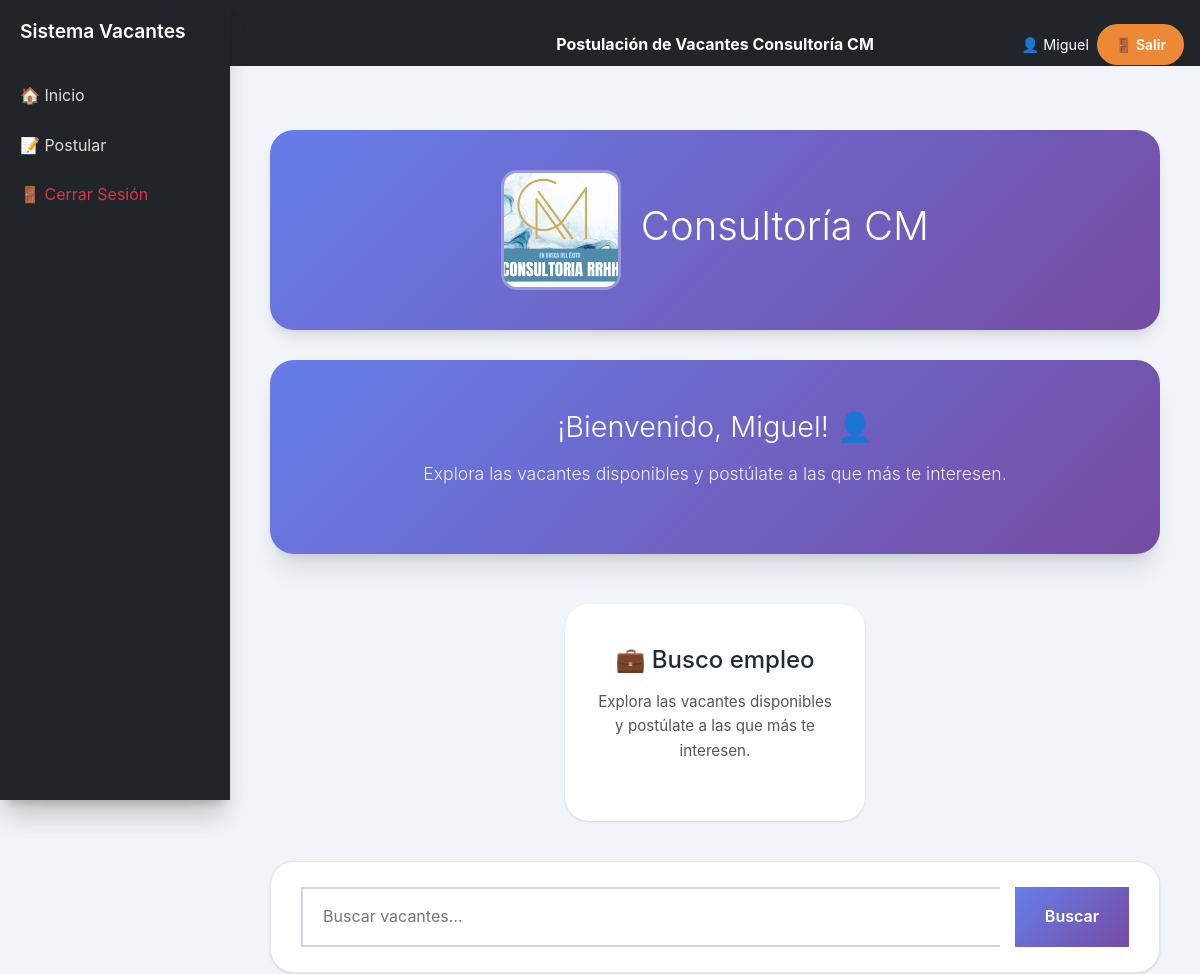
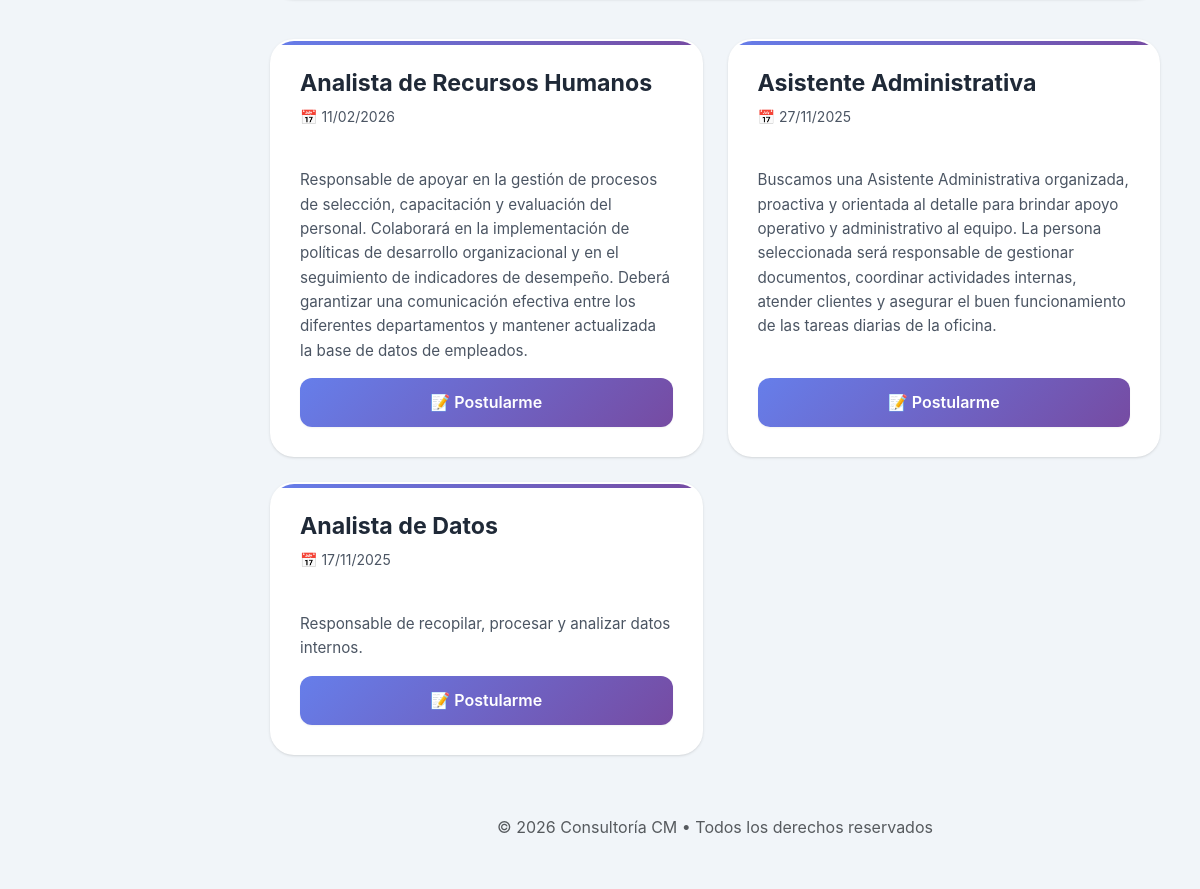
/home.php (signed in), run on the app's committed database (2 pictures, top to bottom).
### tables this page shows
CREATE TABLE `vacantes` (
  `id` int(11) NOT NULL,
  `titulo` varchar(200) NOT NULL,
  `descripcion` text NOT NULL,
  `requisitos` text NOT NULL,
  `departamento` varchar(150) NOT NULL,
  `fecha_publicacion` timestamp NOT NULL DEFAULT current_timestamp(),
  `estado` enum('abierta','cerrada') DEFAULT 'abierta'
);

### home.php (the view, shortened to what this page needs)
<?php
include 'includes/header.php';
include 'includes/sidebar.php';
include 'conexion.php';
$vacantesPorPagina = 6;
$pagina  = isset($_GET['pagina']) ? (int)$_GET['pagina'] : 1;
$pagina  = max($pagina, 1);
$inicio  = ($pagina - 1) * $vacantesPorPagina;
$keyword = isset($_GET['keyword']) ? $conexion->real_escape_string($_GET['keyword']) : '';
$esAdmin = isset($_SESSION['rol']) && $_SESSION['rol'] === 'admin';
?>
<div class="content">
    <div class="container">
        <div class="logo-header">
            <img src="assets/images/logo.jpeg" alt="Logo Consultoría CM">
            <h1>Consultoría CM</h1>
        </div>
        <div class="welcome-card">
            <h2>
                ¡Bienvenido, <?= htmlspecialchars($_SESSION['nombre']) ?>!
            </h2>
            <p class="lead">
                <?= $esAdmin
                    ? 'Gestiona vacantes, usuarios y postulaciones del sistema.'
                    : 'Explora las vacantes disponibles y postúlate a las que más te interesen.' ?>
            </p>
        </div>
        <div class="home-options">
            <?php if ($esAdmin): ?>
                <a href="postular.php" class="option-card">
                    <h2>💼 Busco empleo</h2>
                    <p>Explora las vacantes disponibles y postúlate.</p>
                </a>
                <a href="admin/postulaciones.php" class="option-card">
                    <h2>🧑‍💼 Busco candidatos</h2>
                    <p>Accede a los perfiles de candidatos que se han postulado.</p>
                </a>
            <?php else: ?>
                <a href="postular.php" class="option-card">
                    <h2>💼 Busco empleo</h2>
                    <p>Explora las vacantes disponibles y postúlate a las que más te interesen.</p>
                </a>
            <?php endif; ?>
        </div>
        <div class="buscador-principal">
            <form action="home.php" method="GET">
                <input type="text"
                       name="keyword"
                       placeholder="Buscar vacantes..."
                       value="<?= htmlspecialchars($keyword) ?>">
                <button type="submit">Buscar</button>
            </form>
        </div>
        <div class="listado-vacantes">
            <?php
            $sql = "SELECT * FROM vacantes
                    WHERE estado = 'abierta'
                    AND titulo LIKE '%$keyword%'
                    ORDER BY fecha_publicacion DESC
                    LIMIT $inicio, $vacantesPorPagina";
            $result = $conexion->query($sql);
            if ($result && $result->num_rows > 0):
                while ($vacante = $result->fetch_assoc()):
            ?>
                <a href="postular.php?id=<?= $vacante['id'] ?>" class="vacante-item">
                    <div>
                        <div class="vacante-titulo">
                            <?= htmlspecialchars($vacante['titulo']) ?>
                        </div>
                        <div class="vacante-meta">
                            <span>📅 <?= date('d/m/Y', strtotime($vacante['fecha_publicacion'])) ?></span>
                        </div>
                        <div class="vacante-descripcion">
                            <?= nl2br(htmlspecialchars($vacante['descripcion'])) ?>
                        </div>
                    </div>
                    <span class="vacante-btn">
                        <?= $esAdmin ? '👁️ Ver Vacante' : '📝 Postularme' ?>
                    </span>
                </a>
            <?php
                endwhile;
            else:
            ?>
                <div class="alert alert-info text-center mt-4">
                    📭 No se encontraron vacantes disponibles.
                </div>
            <?php endif; ?>
        </div>
    </div>
</div>
<?php
include 'includes/footer.php';
?>

### data on the page
vacantes: titulo "Analista de Recursos Humanos", fecha_publicacion "11/02/2026", descripcion "Responsable de apoyar en la gestión de procesos de selección, capacitación y evaluación del personal. Colaborará en la implementación de políticas de desarrollo organizacional y en el seguimiento de indicadores de desempeño. Deberá garantizar una comunicación efectiva entre los diferentes departamentos y mantener actualizada la base de datos de empleados."
vacantes: titulo "Asistente Administrativa", fecha_publicacion "27/11/2025", descripcion "Buscamos una Asistente Administrativa organizada, proactiva y orientada al detalle para brindar apoyo operativo y administrativo al equipo. La persona seleccionada será responsable de gestionar documentos, coordinar actividades internas, atender clientes y asegurar el buen funcionamiento de las tareas diarias de la oficina."
vacantes: titulo "Analista de Datos", fecha_publicacion "17/11/2025", descripcion "Responsable de recopilar, procesar y analizar datos internos."

### other printed values
$_SESSION['nombre'] "Miguel"
